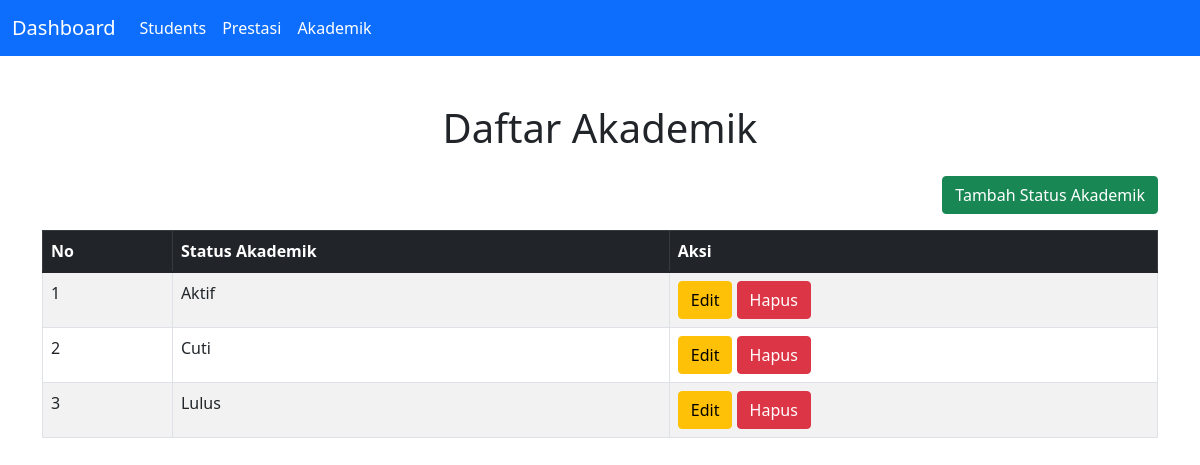
The app's page /tp_mvc/akademik.php with its own data.
### tables this page shows
CREATE TABLE `akademik` (
  `id_akademik` int NOT NULL,
  `status_akademik` varchar(255) NOT NULL
);

### tp_mvc/controllers/akademik.controller.php (called while the page is built, shortened)
<?php
include_once("models/DB.class.php");
include_once("models/akademik.class.php");
include_once("views/akademik.view.php");
class AkademikController
{
    private $akademik;
    function __construct()
    {
        $this->akademik = new Akademik(Conf::$db_host, Conf::$db_user, Conf::$db_pass, Conf::$db_name);
    }
    public function index()
    {
        $this->akademik->open();
        $result = $this->akademik->getAkademik();
        $data = array();
        while ($row = $this->akademik->fetch($result)) {
            $data[] = $row;
        }
        $view = new AkademikView();
        $view->render($data);
    }
}

### tp_mvc/models/Akademik.class.php (called while the page is built, shortened)
<?php
include_once("models/DB.class.php");
class Akademik extends DB
{
    function getAkademik()
    {
        $query = "SELECT * FROM akademik";
        return $this->execute($query);
    }
}

### tp_mvc/models/DB.class.php (called while the page is built, shortened)
<?php
class DB {
    private $host;
    private $user;
    private $pass;
    private $dbname;
    private $conn;
    function __construct($host, $user, $pass, $name) {
        $this->host = $host;
        $this->user = $user;
        $this->pass = $pass;
        $this->dbname = $name;
    }
    function open() {
        $this->conn = new mysqli($this->host, $this->user, $this->pass, $this->dbname);
    }
    function execute($query) {
        return $this->conn->query($query);
    }
}

### tp_mvc/views/Akademik.view.php (the view, shortened to what this page needs)
<?php
class AkademikView
{
    public function render($data)
    {
        $no = 1;
        $dataAkademik = null;
        foreach ($data as $val) {
            $id = $val['id_akademik'];
            $status = $val['status_akademik'];
            $dataAkademik .= "<tr>
                    <td>$no</td>
                    <td>$status</td>
                    <td>
                        <a href='akademik.php?action=edit&id=$id' class='btn btn-warning'>Edit</a>
                        <a href='akademik.php?action=delete&id=$id' class='btn btn-danger'>Hapus</a>
                    </td>
                </tr>";
            $no++;
        }
    }
}

### records on screen
akademik: status_akademik "Aktif"
akademik: status_akademik "Cuti"
akademik: status_akademik "Lulus"

### other values on screen
$this->content "Dashboard Students Prestasi Akademik Daftar Akademik Tambah Status Akademik No Status Akademik Aksi"
